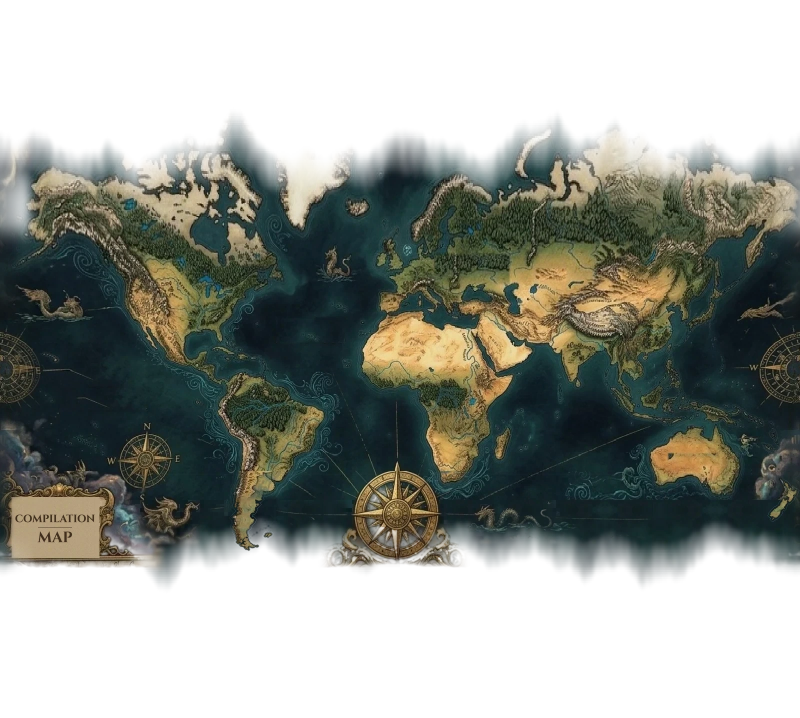
#> input picture map/atlas-plate.webp, 1600 x 1435 px (shown at 1/2 size)
$ python paint_south.py
#> lines starting #> are read from the running program, lines starting #| are printed output that depends on the picture
#!/usr/bin/env python3
"""
Southern South America and New Zealand, painted where they really are.

The painted chart is not drawn to true geography at the far south. Its
Patagonia stops short and bends, the old southern fade had to be undone
there, and undoing it left the tip blocky and misshapen. New Zealand was
never painted: a wind-cloud covers the spot.

This paints both from the map's own country shapes (map/data/
boundaries.geojson): land in a parchment texture taken from the chart's own
painted land and tinted to the chart's Patagonia, water in the chart's own
open-sea texture, a dark coastline, and a pale contour line offshore like
the chart's other coasts. Land is fully opaque, so the misted southern edge
no longer fades it; the sea around keeps its mist.

The painting's own Argentina north of 38°S is left alone, and the new work is
blended into it over three degrees of latitude so there is no seam.

Run once from the repo root:  python3 pipeline/plate/paint_south.py
It refuses to run twice.
"""
import json
import math
import pathlib
import sys

import numpy as np
from PIL import Image, ImageDraw
from scipy.ndimage import binary_dilation, gaussian_filter

ROOT = pathlib.Path(__file__).resolve().parent.parent.parent
SRC = ROOT / "map" / "atlas-plate.webp"
MARK = ROOT / "pipeline" / "plate" / ".south_painted"
BOUNDS = ROOT / "map" / "data" / "boundaries.geojson"
TOP, BOT = 85.05112877980659, -80.55          # the plate's own edges (app.js PLATE)

if MARK.exists():
    print("The south is already painted — nothing to do.")
    sys.exit(0)

im = np.array(Image.open(SRC).convert("RGBA")).astype(np.float64)
H, W = im.shape[:2]
#> H = 1435; W = 1600
rgb, A = im[:, :, :3], im[:, :, 3]
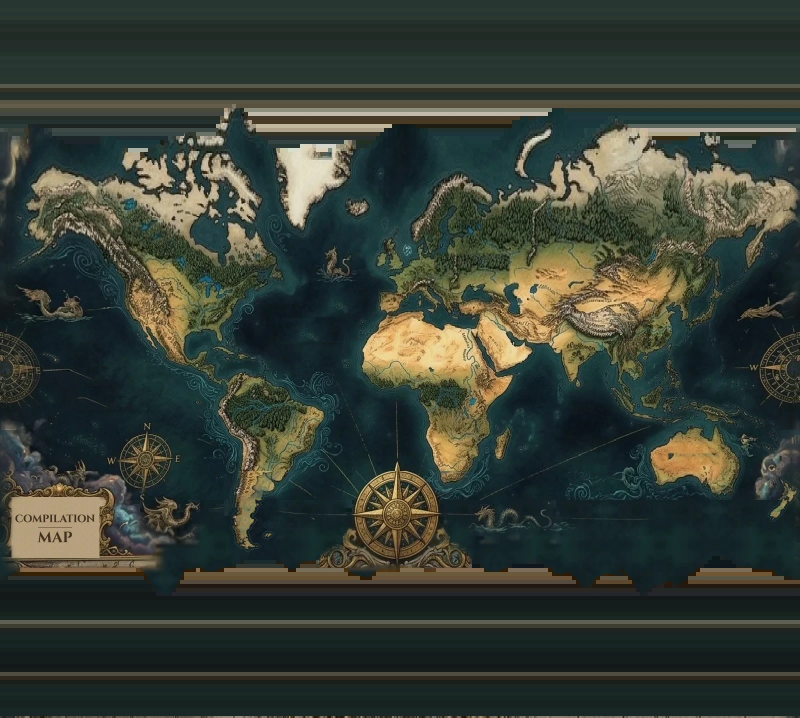
#> rgb: shape (1435, 1600, 3) float64 (shown at 1/2 size); mean R, G, B 55.2, 62.6, 53.5
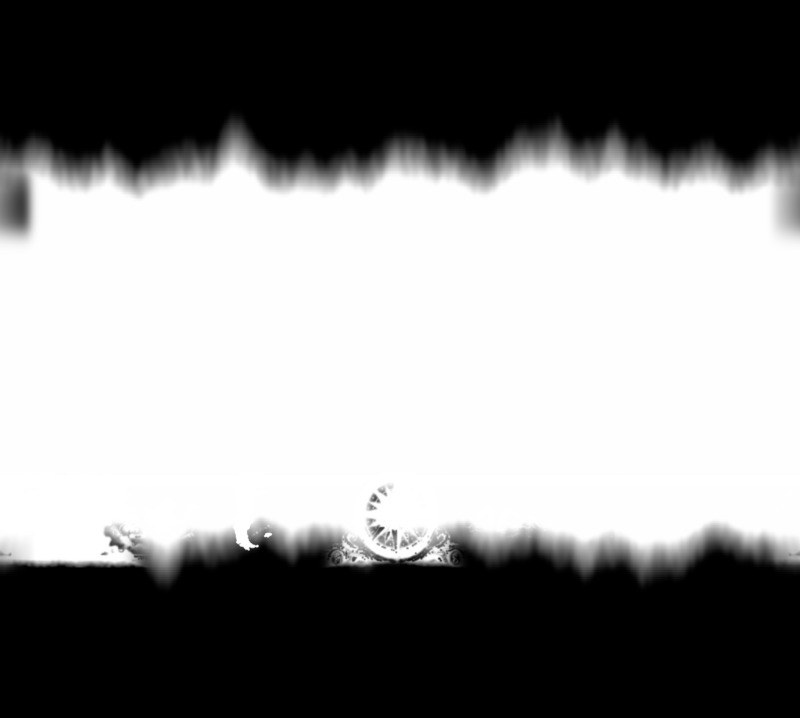
#> A: shape (1435, 1600) float64 (shown at 1/2 size); min 0, max 255, mean 136


def ym(lat):
    return math.log(math.tan(math.pi / 4 + math.radians(lat) / 2))


def px(lng, lat):
    return ((lng + 180) / 360 * W, (ym(TOP) - ym(max(min(lat, 85), -85))) / (ym(TOP) - ym(BOT)) * H)


# Regions to paint: (west, south, east, north), and where the blend begins.
SA = (-78, -60, -52, -38)
NZ = (165, -48.5, 179.99, -33.5)
SS = 4                                         # supersampling for smooth coasts


def land_mask(box):
    w, s, e, n = box
    big = Image.new("L", (W * SS, H * SS), 0)
    d = ImageDraw.Draw(big)
    for f in json.loads(BOUNDS.read_text())["features"]:
        g = f.get("geometry") or {}
        polys = g.get("coordinates", [])
        polys = polys if g.get("type") == "MultiPolygon" else [polys]
        for poly in polys:
            ring = poly[0]
            xs = [p[0] for p in ring]; ys = [p[1] for p in ring]
            if max(xs) < w or min(xs) > e or max(ys) < s or min(ys) > n:
                continue
            d.polygon([tuple(c * SS for c in px(x, y)) for x, y in ring], fill=255)
            for hole in poly[1:]:
                d.polygon([tuple(c * SS for c in px(x, y)) for x, y in hole], fill=0)
    return np.array(big.resize((W, H), Image.LANCZOS)).astype(np.float64) / 255


def box_weight(box, feather_north, soft=18):
    """1 inside the box, easing to 0 over `feather_north` degrees at its north
    edge and over `soft` pixels at its other three edges."""
    w, s, e, n = box
    x0, _ = px(w, 0); x1, _ = px(e, 0)
    _, y_n = px(0, n); _, y_f = px(0, n - feather_north); _, y_s = px(0, s)
    rows = np.arange(H)[:, None].astype(float)
    cols = np.arange(W)[None, :].astype(float)
    north = np.clip((rows - y_n) / max(1, y_f - y_n), 0, 1) if feather_north else (rows >= y_n).astype(float)
    if soft:
        south = np.clip((y_s - rows) / soft, 0, 1)
        west = np.clip((cols - x0) / soft, 0, 1)
        east = np.clip((x1 - cols) / soft, 0, 1)
    else:
        south = (rows <= y_s).astype(float)
        west = (cols >= x0).astype(float); east = (cols <= x1).astype(float)
    return north * south * west * east


def tile_from(y0, y1, x0, x1):
#> called with y0 = 890, y1 = 930, x0 = 1370, x1 = 1410
    p = rgb[y0:y1, x0:x1]
    t = np.concatenate([p, p[:, ::-1]], axis=1)
    t = np.concatenate([t, t[::-1]], axis=0)
#> t: shape (80, 80, 3) float64
    return np.tile(t, (H // t.shape[0] + 1, W // t.shape[1] + 1, 1))[:H, :W]


# Textures from the chart itself: clean painted land, and open Pacific water.
land_tex = tile_from(890, 930, 1370, 1410)
sea_tex = tile_from(650, 720, 120, 230)
#> call 2 of tile_from, with y0 = 650, y1 = 720, x0 = 120, x1 = 230
#> in tile_from (call 2), `p = rgb[y0:y1, x0:x1]`:
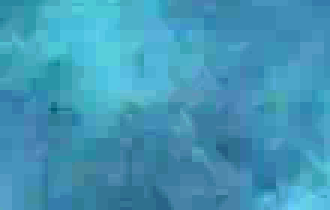
#> p: shape (70, 110, 3) float64 (shown 3 times larger); mean R, G, B 17.3, 31.6, 37; drawn with min black and max white
#> in tile_from (call 2), `t = np.concatenate([t, t[::-1]], axis=0)`:
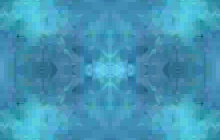
#> t: shape (140, 220, 3) float64; mean R, G, B 17.3, 31.6, 37; drawn with min black and max white
#> in tile_from (call 2), `return np.tile(t, (H // t.shape[0] + 1, W // t.shape[1] + 1, 1))[:H, :W]`:
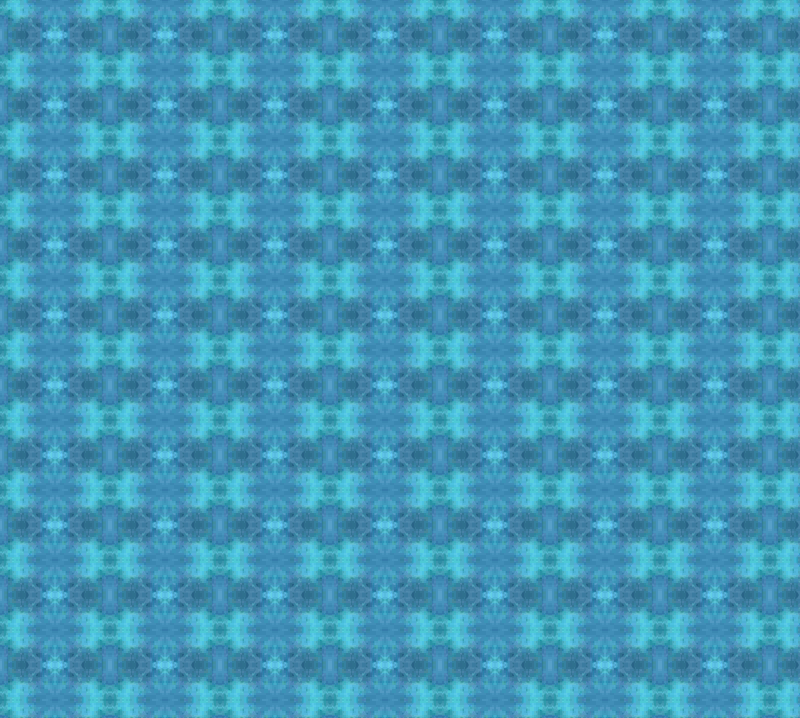
#> returned value: shape (1435, 1600, 3) float64 (shown at 1/2 size); mean of channels 0, 1, 2 17.3, 31.6, 37.1; drawn with min black and max white
# Tint the land toward the chart's own Patagonia, which is greener than the
# Australian desert the clean patch comes from.
pat = rgb[905:955, 505:560].reshape(-1, 3)
#> pat = 2750 rows, first 8: [42, 33, 16], [51, 42, 27], [91, 82, 67], [84, 78, 62], [76, 70, 54], [60, 54, 35], [30, 24, 5], [25, 17, 1]
pat = pat[(pat.mean(axis=1) > 90) & (pat[:, 0] > pat[:, 2] + 15)]        # painted land only
#> pat = 1578 rows, first 8: [103, 95, 77], [103, 95, 75], [111, 107, 77], [118, 114, 82], [146, 146, 101], [130, 133, 89], [125, 128, 86], [117, 119, 80]
if len(pat):
    land_tex = np.clip(land_tex - land_tex.reshape(-1, 3).mean(0) + pat.mean(0), 0, 255)
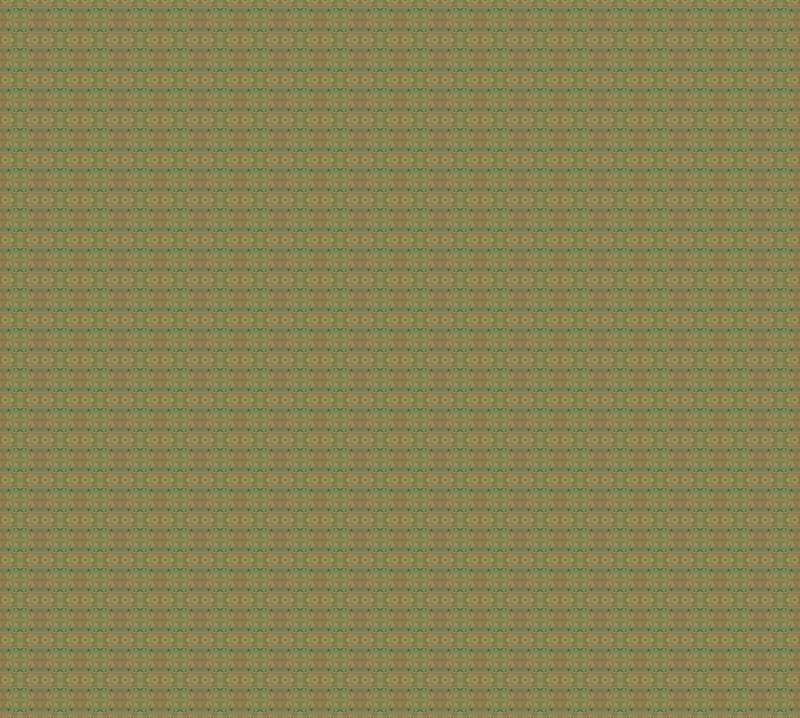
#> land_tex: shape (1435, 1600, 3) float64 (shown at 1/2 size); mean of channels 0, 1, 2 136.7, 130.3, 85.4; drawn as R, G, B
# A little grain so the tiling does not show.
rng = np.random.default_rng(7)
land_tex = np.clip(land_tex + gaussian_filter(rng.normal(0, 9, (H, W)), 2)[..., None], 0, 255)

COAST = np.array([34, 38, 30.0])
CONTOUR = np.array([88, 134, 132.0])

# The Andes: the chart's own painted range, carried down Chile's side.
andes_tex = tile_from(930, 970, 486, 500)
#> call 3 of tile_from, with y0 = 930, y1 = 970, x0 = 486, x1 = 500
#> in tile_from (call 3), `return np.tile(t, (H // t.shape[0] + 1, W // t.shape[1] + 1, 1))[:H, :W]`:
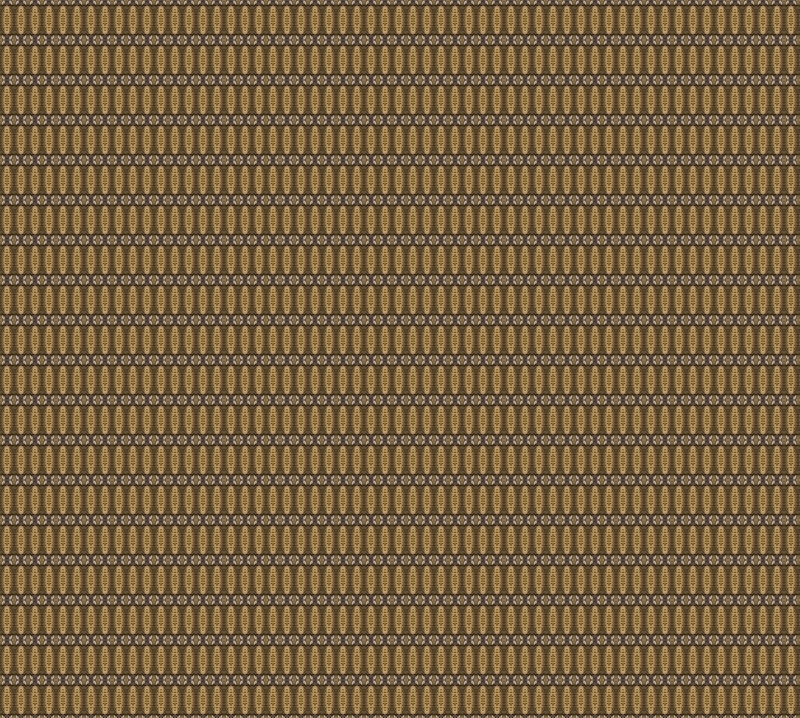
#> returned value: shape (1435, 1600, 3) float64 (shown at 1/2 size); mean of channels 0, 1, 2 119.8, 96.8, 65; drawn as R, G, B

for box, feather, replace_sea in ((SA, 3, True), (NZ, 0, False)):
#> (the run stopped early here; a loop or call above may not have finished)
